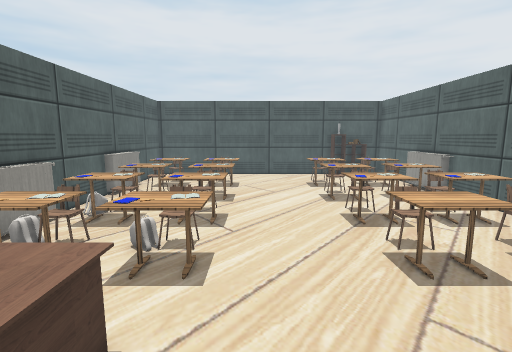
View 1 (above)

15 first-person views from a walk through a Unity game level. The camera is 1.4 m above the floor, tilts 8° down and sees 85° across. The floor is counted in squares, 0.5 m on a side. Each view is taken from the middle of a square. On the plan, view 1 faces up. The plan holds only what a view shows up to about 19 squares ahead; the rest is blank. The place goes on beyond the plan. The player character is not drawn. Some surface patterns are stand-ins.

View 2
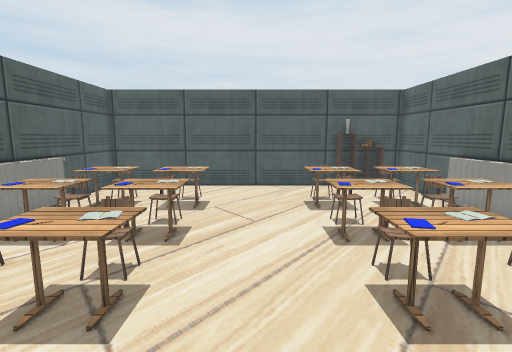

View 3
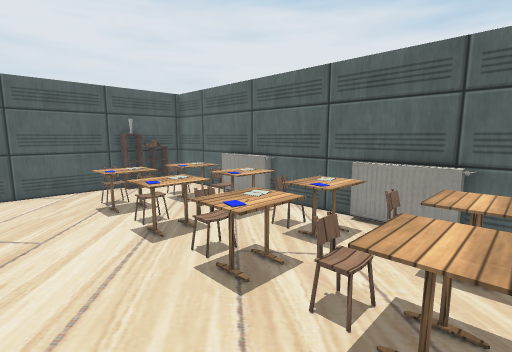

View 4
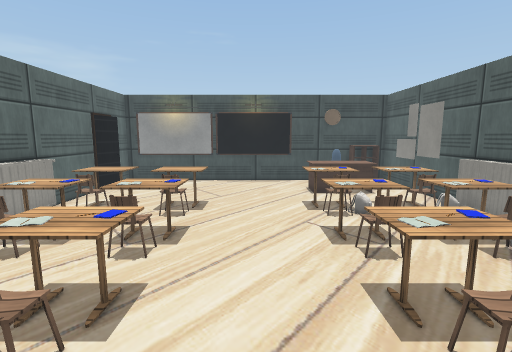

View 5
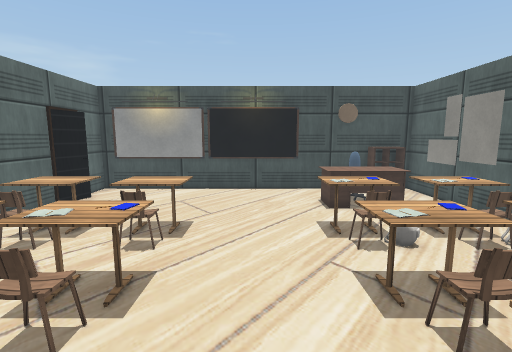

View 6
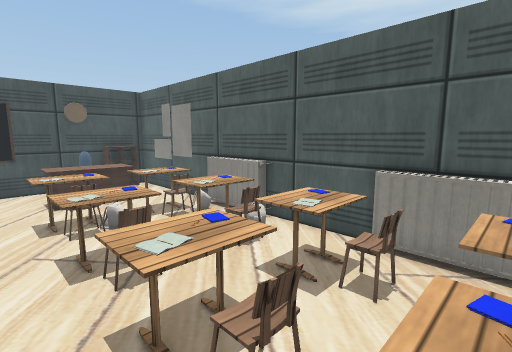

View 7
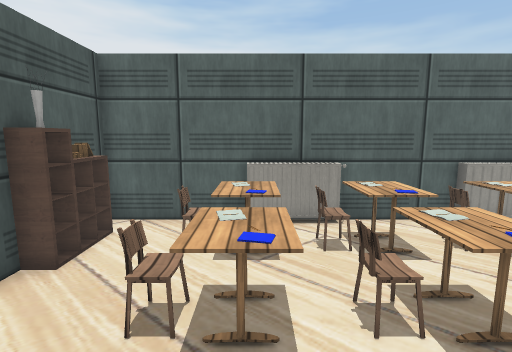

View 8
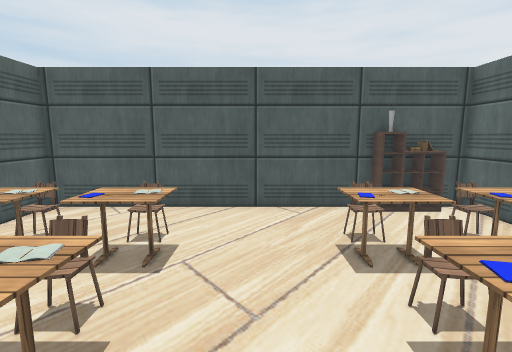

View 9
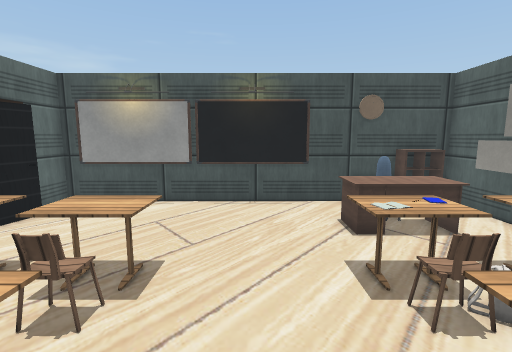

View 10
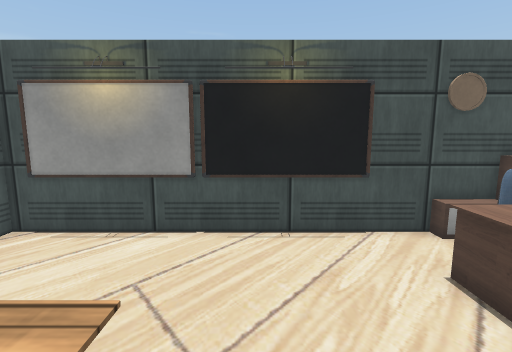

View 11
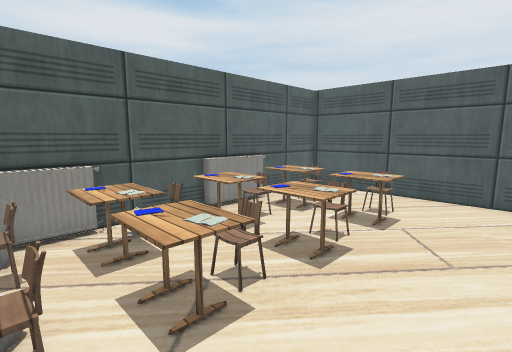

View 12
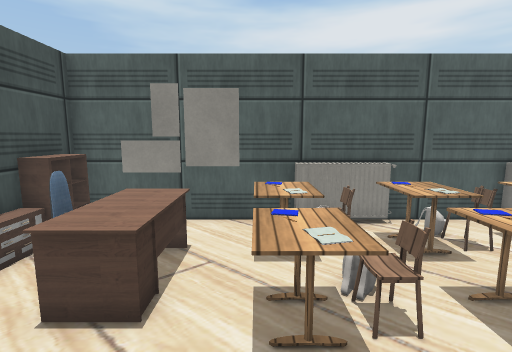

View 13
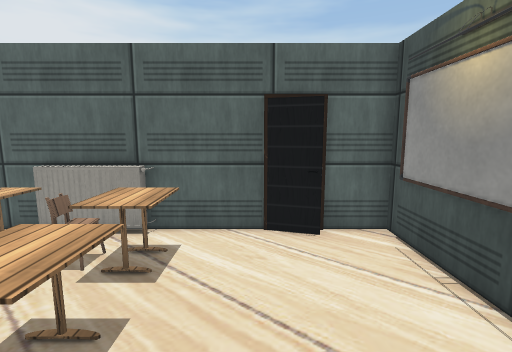

View 14
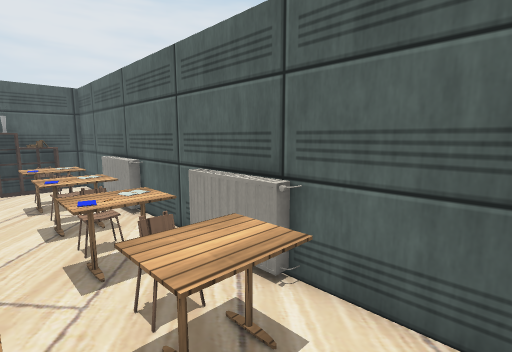

View 15
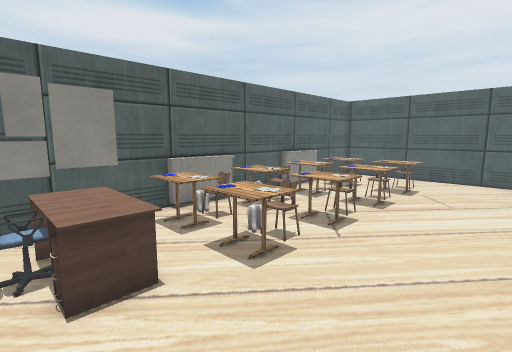

### Floor plan
Key: @ floor where view 1 was taken; # wall or solid block; . floor; C chair; T table; R radiator; A vase; B bookshelf; K rack; L clock; O other object.
Columns run from 7 left of view 1 to 9 right of it. Each row starts with its distance up from view 1.
 21 #############AB##
 20 #............KBK#
 19 #...............#
 18 #.C..C.....C..C.#
 17 #TTOTTT...TTTTTO#
 16 #OOOTTT...TTTOOO#
 15 R..T.TT....TT..TR
 14 R.O..C.....C..C.R
 13 #TTTTTT...TTTOOO#
 12 #TTTTTT...TTTOTT#
 11 #.C..C.....C..C.#
 10 #T...TT...TT...T#
  9 #TTTTTT...TTTTTT#
  8 R.TT.TT....TT.TTR
  7 ROC.OC.....C..C.R
  6 #TTTTTT...TTTTTT#
  5 #TTTTTT...TTTTTT#
  4 #...............#
  3 #.TTTT..........#
  2 #.TTTT..........#
  1 #..CC...........#
  0 #KK....@........#
 -1 #KOL#############

Positions as (right, up) in squares from view 1, and headings:
1: (0, 0), facing up
2: (1, 5), facing up
3: (0, 5), facing up-right
4: (1, 17), facing down
5: (1, 14), facing down
6: (0, 16), facing down-left
7: (0, 16), facing right
8: (1, 10), facing up
9: (1, 11), facing down
10: (2, 7), facing down
11: (2, 7), facing up-left
12: (2, 5), facing left
13: (1, 3), facing right
14: (5, 3), facing up-right
15: (3, 1), facing up-left
